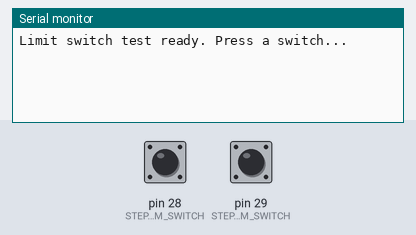
Bench run of a sketch on a simulated Arduino Mega 2560, built with avr-gcc and run on an emulated ATmega2560. Parts: the last lines printed to the serial monitor. Inputs (shaded band) come from the test bench; at power-on: pin 28 (STEPPER_L_LIM_SWITCH) HIGH, pin 29 (STEPPER_R_LIM_SWITCH) HIGH.

Above: at 1.2 s.
1.3 s: pin 28 (STEPPER_L_LIM_SWITCH) pulled LOW for 0.15 s
At 1.8 s:
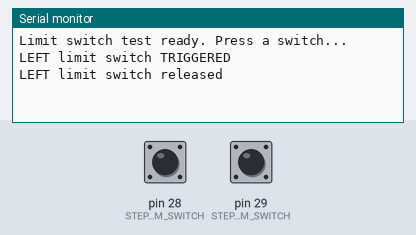
2.9 s: pin 29 (STEPPER_R_LIM_SWITCH) pulled LOW for 0.15 s
At 4.3 s:
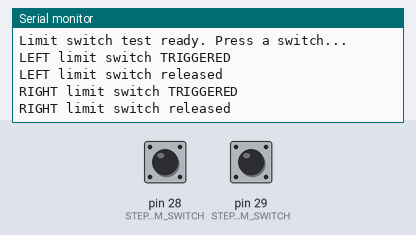

Measured:
- after the input at 1.3 s, the serial monitor: prints a new line at once (image 1)
- after the input at 2.9 s, the serial monitor: prints a new line at once (image 2)

The sketch:

limit_switch_testing.ino
```cpp
#include <AccelStepper.h>

#define motorInterfaceType 1

// ---------- Steppers ----------
#define STEPPER_L_DIR 22    // gray
#define STEPPER_L_STEP 24   // purple

#define STEPPER_R_DIR 23    // blue
#define STEPPER_R_STEP 25   // purple

#define STEPPER_L_EN 26     // yellow
#define STEPPER_R_EN 27     // yellow

// ------ Limit Switches ------
#define STEPPER_L_LIM_SWITCH 28
#define STEPPER_R_LIM_SWITCH 29

// Wired to GND with INPUT_PULLUP: pressed = LOW.
// Change to HIGH if your switches are wired normally-closed or to 5V.
#define LIM_SWITCH_TRIGGERED LOW

// Test function: prints when each limit switch is pressed/released
void testLimitSwitches() {
  static bool lastL = false;
  static bool lastR = false;
  static unsigned long lastChangeL = 0;
  static unsigned long lastChangeR = 0;
  const unsigned long debounceMs = 20;

  bool currentL = (digitalRead(STEPPER_L_LIM_SWITCH) == LIM_SWITCH_TRIGGERED);
  bool currentR = (digitalRead(STEPPER_R_LIM_SWITCH) == LIM_SWITCH_TRIGGERED);
  unsigned long now = millis();

  if (currentL != lastL && (now - lastChangeL) > debounceMs) {
    lastL = currentL;
    lastChangeL = now;
    Serial.println(currentL ? "LEFT limit switch TRIGGERED" : "LEFT limit switch released");
  }

  if (currentR != lastR && (now - lastChangeR) > debounceMs) {
    lastR = currentR;
    lastChangeR = now;
    Serial.println(currentR ? "RIGHT limit switch TRIGGERED" : "RIGHT limit switch released");
  }
}

void setup() {
  Serial.begin(9600);

  pinMode(STEPPER_L_LIM_SWITCH, INPUT_PULLUP);
  pinMode(STEPPER_R_LIM_SWITCH, INPUT_PULLUP);

  Serial.println("Limit switch test ready. Press a switch...");
}

void loop() {
  testLimitSwitches();
}
```
